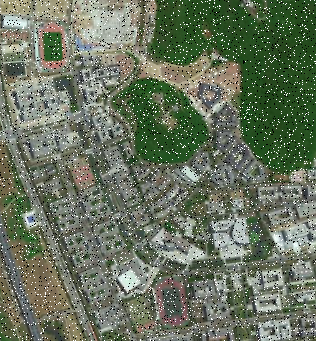
#> input picture week5/NJU_noise.tif, 316 x 341 px
$ python 'week5_1高斯滤波.py'
#> lines starting #> are read from the running program, lines starting #| are printed output that depends on the picture
import math
import numpy as np
import cv2


def main():
    origin_img = cv2.imread('NJU_noise.tif', -1)
#> origin_img is the input picture: shape (341, 316, 3); mean B, G, R 94.9, 115, 104.2
    cv2.namedWindow('original image', 0)
    cv2.namedWindow('my filter', 0)
    cv2.namedWindow('built-in filter', 0)

    # 设置模板大小和参数sigma
    fsize = 5
    sigma = 1.1

    # 分别使用自己实现方法和内建方法进行高斯滤波
    adjust_img = gaussianFilter(origin_img, fsize, sigma)
    built_in_filter = cv2.GaussianBlur(origin_img, (fsize, fsize), sigma)

    cv2.imshow('original image', origin_img)
    cv2.imshow('my filter', adjust_img)
    cv2.imshow('built-in filter', built_in_filter)
    cv2.waitKey(0)

    cv2.imwrite('gaussianfilter 5x5.tif', adjust_img)


# 制作高斯模板
def gaussianTemplate(fsize, sigma):
#> called with fsize = 5, sigma = 1.1
    center = (fsize - 1) / 2
    template = np.zeros([fsize, fsize], dtype=np.float32)
    for i in range(fsize):
        x = pow(i - center, 2)
        for j in range(fsize):
            y = pow(j - center, 2)
            template[i][j] = 1.0 / (2 * math.pi * sigma * sigma) * math.exp(-(x + y) / (2.0 * sigma * sigma))

    k = 1 / template[0][0]
    template = np.uint8(template * k + 0.5)
    return template


# 高斯滤波
def gaussianFilter(src, fsize=3, sigma=0.8):
    template = gaussianTemplate(fsize, sigma)
    border = np.uint8((fsize - 1) / 2)

    src = cv2.copyMakeBorder(src, border, border, border, border, cv2.BORDER_REPLICATE)
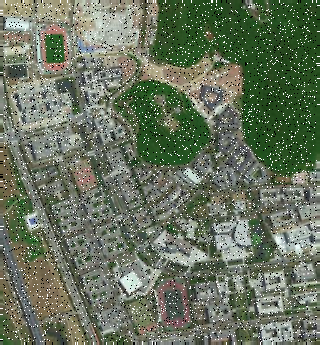
#> src: shape (345, 320, 3); mean of channels 0, 1, 2 94.7, 114.9, 104.1; drawn as B, G, R
    dst = np.zeros(src.shape, dtype=np.float32)
    rows, cols, dim = src.shape
#> rows = 345; cols = 320; dim = 3
    for i in range(border, rows - border):
        for j in range(border, cols - border):
            for k in range(dim):
                temp = src[i - border: i + border + 1, j - border: j + border + 1, k]
                dst[i, j, k] = np.sum(1.0 * temp * template / np.sum(template))
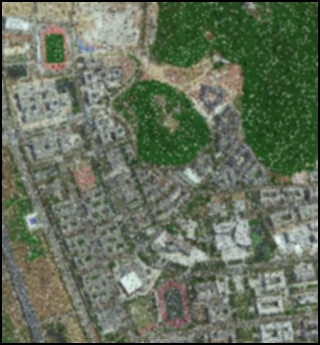
#> dst: shape (345, 320, 3) float32; mean of channels 0, 1, 2 92.6, 112.2, 101.7; drawn as B, G, R

    dst = np.uint8(dst + 0.5)
    dst = dst[border: rows - border, border: cols - border, :]
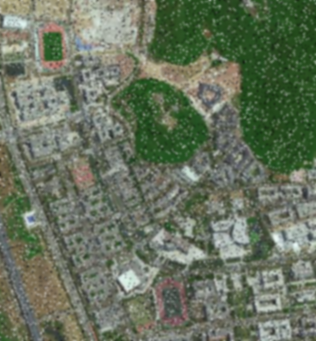
#> dst: shape (341, 316, 3); mean of channels 0, 1, 2 94.9, 115, 104.2; drawn as B, G, R
    return dst


if __name__ == '__main__':
    main()
